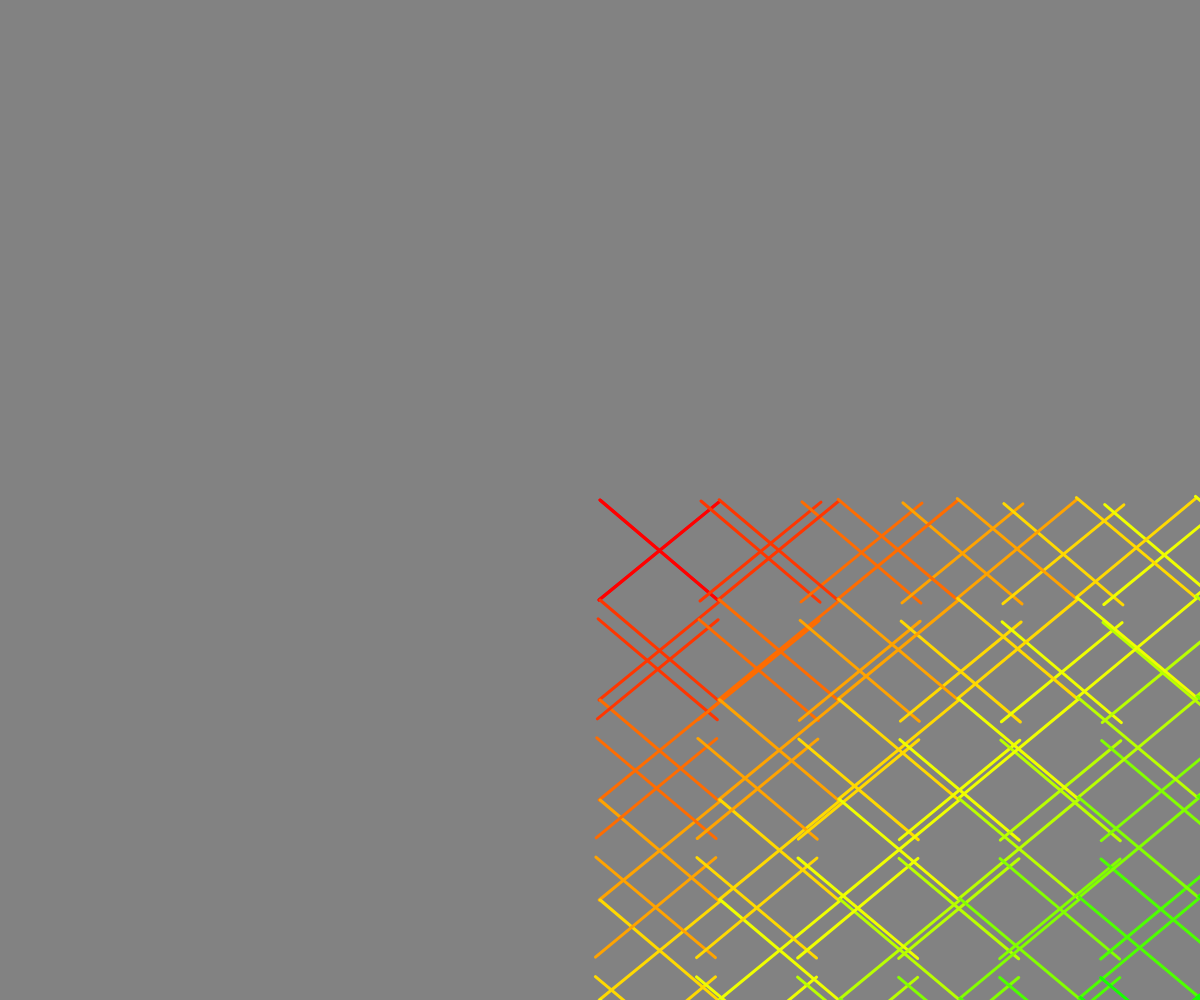
Frame 1 (no input)
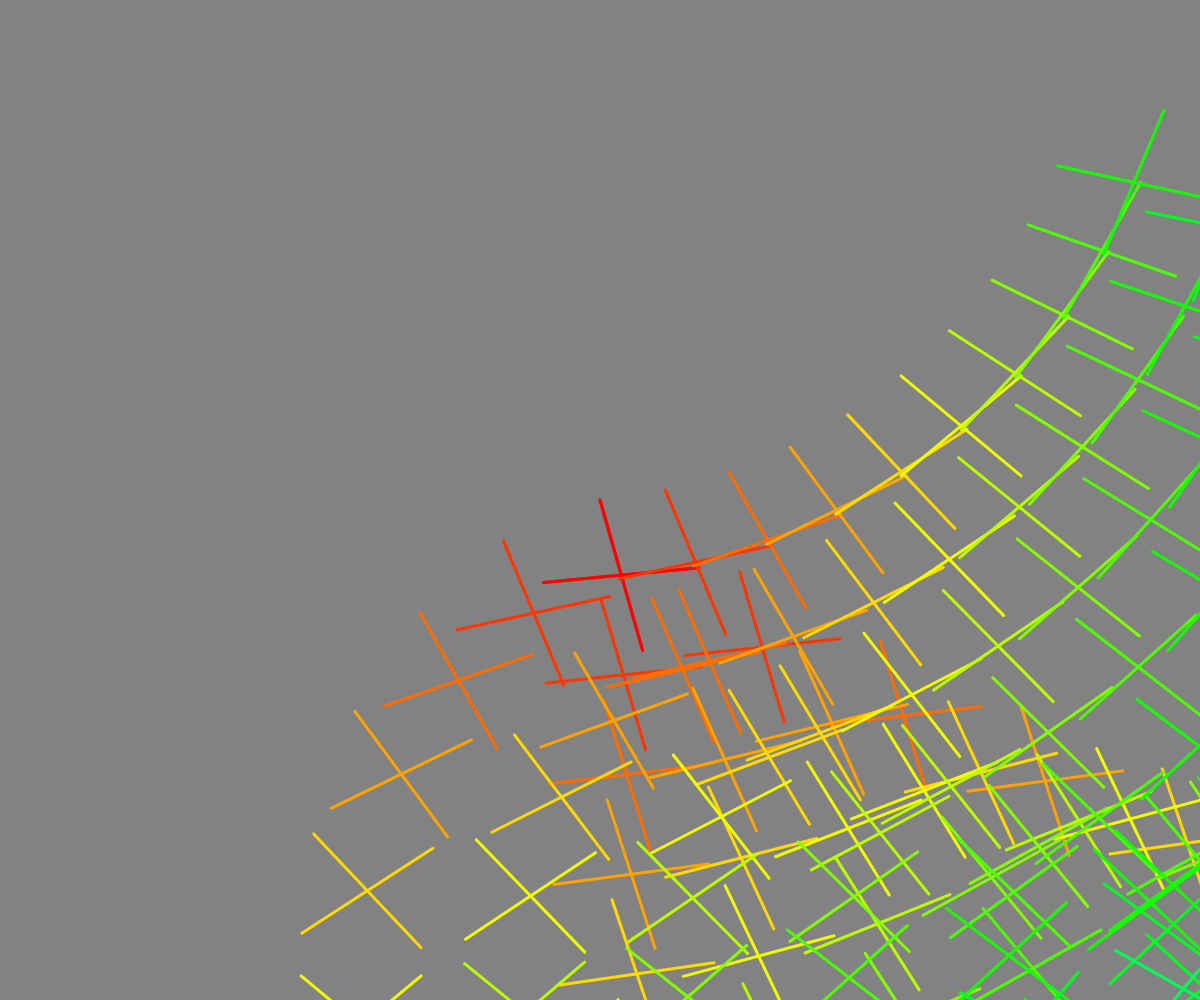
Frame 60 (no input)
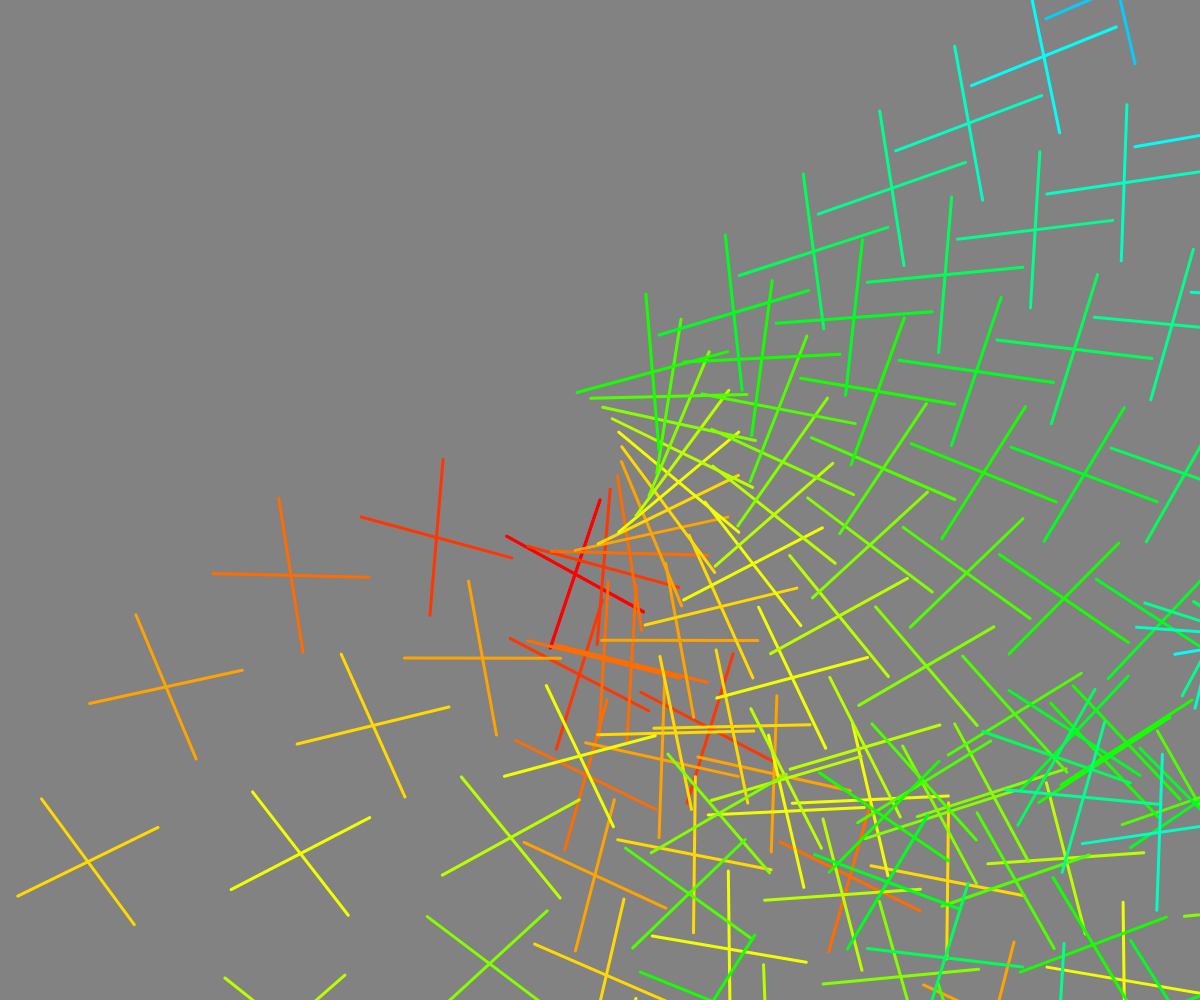
Frame 120 (the mouse pressed at the canvas centre since frame 60)

The p5.js sketch that drew these frames (run headless with seeded random() and noise() and a simulated clock; from frame 60 on, the mouse is pressed at the canvas centre):

// p5.js sketch
// ── sketch.js
var speed = 0
var Draw = 1
function setup() {
  createCanvas(windowWidth,windowHeight)
  colorMode(HSB)
  
}

function draw() {
  translate(width/2,height/2)
  scale(1)
  background(51)

  speed = 2
  var ry = 10
  var rex = 10
  //F(-width/2+10,-height/2+10,4,18,20)
 for(var x = 0; x<rex;x++){
 	for(var y = 0; y<ry;y++){
 		translate(x*width/rex,y*height/ry)
 		rotate(frameCount*0.0100)
 		translate(-x*width/rex,-y*height/ry)
 		stroke(map(x+y,0,rex+ry,0,255),255,255)
 		X(x*(width/rex),y*(height/ry),3,width/rex,height/ry)
 		X(y*(height/ry),x*(width/rex),3,width/rex,height/ry)
 		//H(0,0,3,30,30)
 		//X(0,0,3,30,30)
 		//A(x*(width/rex),y*(height/ry),3,width/rex,height/ry)
 		translate(x*width/rex,y*height/ry)
 		rotate(-frameCount*(0.0100+(speed*0.0001)))
 		translate(-x*width/rex,-y*height/ry)
 	}
 }
}
function H(x,y,s,w,h){
	strokeWeight(s)
	line(x,y,x,y+h)
	line(x+w,y,x+w,y+h)
	line(x,y+(h/2),x+w,y+(h/2))
	
}

function X(x,y,s,w,h){
	strokeWeight(s)
	line(x,y,x+w,y+h)
	line(x+w,y,x,y+h)
	
}

function N(x,y,s,w,h){
	strokeWeight(s)
	line(x,y,x,y+h)
	line(x+w,y,x+w,y+h)
	line(x,y,x+w,y+h)
	
}

function A(x,y,s,w,h){
	strokeWeight(s)
	line(x+(w/2),y,x,y+h)
	line(x+(w/2),y,x+w,y+h)
	line(x+(w/4),y+(h/2),x+(3*w/4),y+(h/2))
	
}

function F(x,y,s,w,h){
	strokeWeight(s)
	line(x,y,x,y+h)
	line(x,y+(h/2),x+(w/2),y+(h/2))
	line(x,y,x+w,y)
	
}

function R(x,y,s,w,h){
	strokeWeight(s)
	line(x,y,x,y+h)
	noFill();
	arc(x,y+(h/4),w*2,h/2,-PI/2,PI/2)
	line(x,y+(h/2),x+w,y+h)
	
}

function K(x,y,s,w,h){
	strokeWeight(s)
	line(x,y,x,y+h)
	line(x,y+(h/2),x+w,y+h)
	line(x,y+(h/2),x+w,y)
	
}
